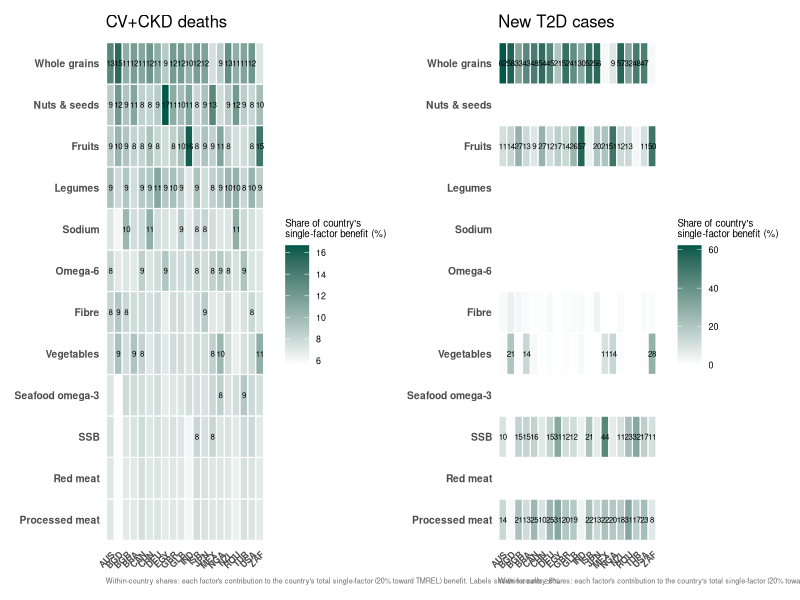
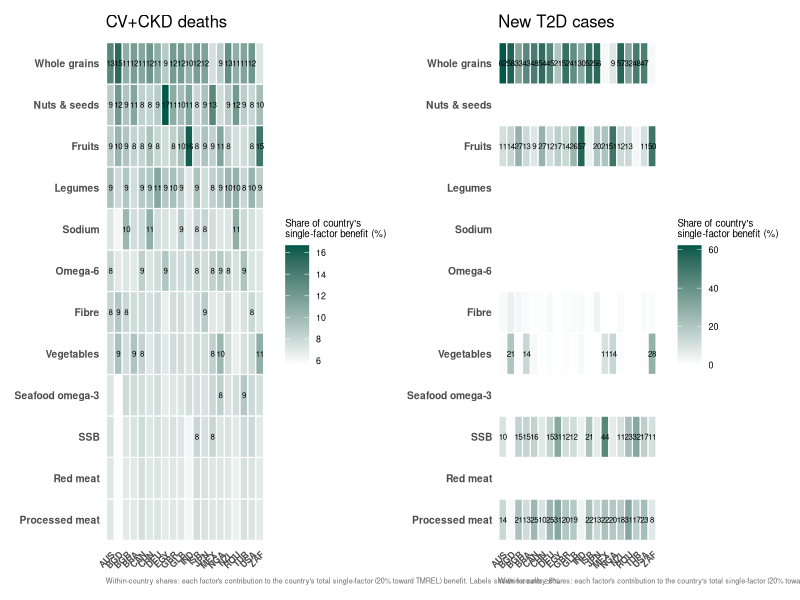

Write R code to recreate these figures, in order.
library(ggplot2); library(dplyr); library(patchwork)
d <- read.csv("results/figure5_matrix_19c.csv")
lab <- c(v01="Fruits",v02="Vegetables",v05="Legumes",v06="Nuts & seeds",
         v08="Whole grains",v09="Processed meat",v10="Red meat",
         v15="SSB",v29="Omega-6",v30="Seafood omega-3",v34="Fibre",v37="Sodium")
t <- d %>% mutate(metric = ifelse(outcome=="T2D_incidence",
                  "New T2D cases","CV+CKD deaths"), factor = lab[gdd_var]) %>%
  group_by(metric, iso3, factor) %>% summarise(a = sum(averted_10yr), .groups="drop") %>%
  group_by(metric, iso3) %>% mutate(share = a / sum(pmax(a,0)) * 100) %>% ungroup()
ordf <- t %>% filter(iso3=="GLB", metric=="CV+CKD deaths") %>% arrange(share) %>% pull(factor)
t <- t %>% mutate(factor = factor(factor, ordf))
mk <- function(mm) ggplot(t %>% filter(metric==mm), aes(iso3, factor, fill = pmax(share,0))) +
  geom_tile(colour="white", linewidth=.4) +
  geom_text(aes(label = ifelse(share >= 8, sprintf("%.0f", share), "")), size=2.0) +
    scale_fill_gradient(low="white", high="#00584A",
                      name="Share of country's\nsingle-factor benefit (%)") +
  labs(x=NULL, y=NULL,
       caption=paste("Within-country shares: each factor's contribution to the country's total",
                     "single-factor (20% toward TMREL) benefit. Labels shown for cells \u22658%.")) +
  theme_minimal(base_size=10) +
  theme(panel.grid=element_blank(), strip.text=element_text(face="bold",size=9),
        axis.text.x=element_text(size=6.4,face="bold",angle=45,hjust=1),
        axis.text.y=element_text(size=7.4,face="bold"),
        legend.title=element_text(size=7), legend.text=element_text(size=6.4),
        plot.caption=element_text(size=5.2,colour="grey40",hjust=0))
p <- mk("CV+CKD deaths") + ggtitle("CV+CKD deaths") + (mk("New T2D cases") + ggtitle("New T2D cases"))
ggsave("figures/figure5_matrix_19c.pdf", p, width=10.8, height=4.6, device=cairo_pdf)
ggsave("figures/figure5_matrix_19c.png", p, width=10.8, height=4.6, dpi=380)
cat("done F5 share\n")
